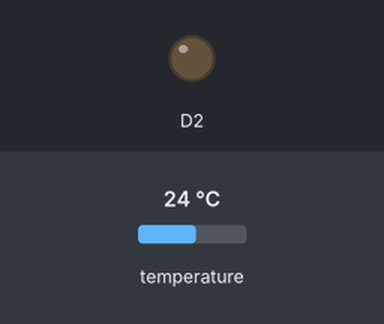
Bench run of a sketch on a simulated ESP8266 (NodeMCU). On the bench: output pins drawn as LEDs (lit = HIGH). The test bench sets the inputs (shaded band); at power-on: temperature 24 °C. WiFi joins after 1.5 s; servers stay silent unless stated; uploads are accepted with an empty reply; what the sketch prints to the serial monitor is not drawn. At 3.1 s the program puts the board to deep sleep or switches it off; the recording ends there.

Above: at 0.1 s.
At 1.67 s:
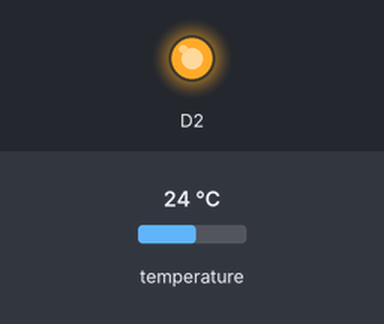
Timing chart, 0 to 3.1 s (numbered marks = the images above):
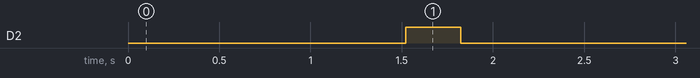

The sketch:

SimpleTemperatureLogger.ino
```cpp
#include <ESP8266WiFi.h>
#include <WiFiClient.h>
#include <OneWire.h>
#include <DallasTemperature.h>

// GPIO where the DS18B20 is connected to
const int oneWireBus = D1;

// Setup a oneWire instance to communicate with any OneWire devices
OneWire oneWire(oneWireBus);

// Pass our oneWire reference to Dallas Temperature sensor
DallasTemperature sensors(&oneWire);

// Replace with your SSID and password details
char ssid[] = "bill wi the science fi";
char pass[] = "581321345589";

const char server[] = "www.bryanrolfe.com";
String key = "bobs_your_uncle";

WiFiClient client;

void setup() {
  // put your setup code here, to run once:
  Serial.begin(74880);

  pinMode(D2, OUTPUT);


  WiFi.begin(ssid,pass);
  Serial.println("connecting");
  while (WiFi.status() != WL_CONNECTED) {
    delay(500);
    Serial.print(".");
  }
  Serial.println("WiFi Connected");
  printWiFiStatus();

  // Start the DS18B20 Sensor
  sensors.begin();


  for(int i = 0; i < 1; i++) {
    digitalWrite(D2, HIGH);
    delay(300);
    digitalWrite(D2, LOW);
    delay(200);
  }


  Serial.println("Getting temp");
  float temp = getTemp(1);

  Serial.println("Making HTTP Request");
  makeGetRequest(temp);

  Serial.println(temp);

  int voltage = analogRead(A0);
  float v_mes = 4.2 * (voltage / 1023.0);

  Serial.println(v_mes);
  Serial.println(voltage);

  ESP.deepSleep(5*60e06); // wake up every few minutes
}

void loop() {

  // do nothing
  //delay(30000);
}

void makeGetRequest(float temp) {
  // close any connection before send a new request to allow client make connection to server
  client.stop();

  // if there's a successful connection:
  if (client.connect(server, 80)) {
    Serial.println("connecting...");

    // send the HTTP PUT request:
    client.println("GET /projects/temperaturelogger/process_data.php?key=" + key + "&temp=" + temp + "&id=2 HTTP/1.1");
    client.println("Host: www.bryanrolfe.com");
    client.println("User-Agent: ArduinoWiFi/1.1");
    client.println("Connection: close");
    client.println();

    unsigned long timeout = millis();
    while (client.available() == 0) {
      if (millis() - timeout > 5000) {
        Serial.println(">>> Client Timeout !");
        client.stop();
        return;
      }
    }
  }
  client.stop();
}

// print Wifi status
void printWiFiStatus() {
  // print the SSID of the network you're attached to:
  Serial.print("SSID: ");
  Serial.println(WiFi.SSID());

  // print your WiFi shield's IP address:
  IPAddress ip = WiFi.localIP();
  Serial.print("IP Address: ");
  Serial.println(ip);

  // print the received signal strength:
  long rssi = WiFi.RSSI();
  Serial.print("signal strength (RSSI):");
  Serial.print(rssi);
  Serial.println(" dBm");
}

float getTemp(int n) {
  float t_avg = 0;
  for (int i = 0; i < n; i ++) {
    sensors.requestTemperatures();
    float temperature = sensors.getTempFByIndex(0);
    t_avg += temperature;
    delay(10);
  }
  t_avg = t_avg / n;
  return t_avg;
}
```

Measured:
- by itself, D2: LOW → HIGH at 1.5 s, → LOW 0.30 s later
